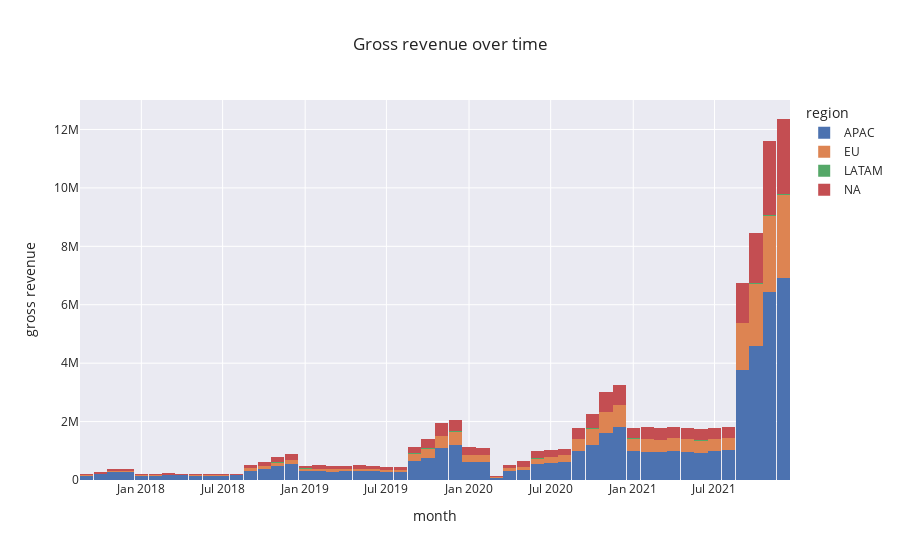

Notebook cell for this chart:
### Code cell
# revenue over time
fig = px.histogram(
    geo_data,
    x="date",
    y="gross_revenue",
    color="region",
    title='Gross revenue over time',
    template='seaborn',
    barmode='relative',
    category_orders={'region':region_order},
    nbins=geo_data.date.nunique()
)
fig.update_layout(
    xaxis_title="month", yaxis_title="gross revenue"
)
fig.show()

### Figure 1 — Plotly figure (JSON) as saved in the notebook; plotly's stock layout.template omitted (floating-point values rounded to 4 significant figures; data arrays with more than 128 entries replaced by an {"elided": "..."} marker saying what was removed)
{"data": [{"alignmentgroup": "True", "bingroup": "x", "histfunc": "sum", "hovertemplate": "region=APAC<br>date=%{x}<br>sum of gross_revenue=%{y}<extra></extra>", "legendgroup": "APAC", "marker": {"color": "rgb(76,114,176)", "pattern": {"shape": ""}}, "name": "APAC", "nbinsx": 52, "offsetgroup": "APAC", "orientation": "v", "showlegend": true, "type": "histogram", "x": {"elided": "448 str values"}, "xaxis": "x", "y": {"elided": "448 float values"}, "yaxis": "y"}, {"alignmentgroup": "True", "bingroup": "x", "histfunc": "sum", "hovertemplate": "region=EU<br>date=%{x}<br>sum of gross_revenue=%{y}<extra></extra>", "legendgroup": "EU", "marker": {"color": "rgb(221,132,82)", "pattern": {"shape": ""}}, "name": "EU", "nbinsx": 52, "offsetgroup": "EU", "orientation": "v", "showlegend": true, "type": "histogram", "x": {"elided": "440 str values"}, "xaxis": "x", "y": {"elided": "440 float values"}, "yaxis": "y"}, {"alignmentgroup": "True", "bingroup": "x", "histfunc": "sum", "hovertemplate": "region=LATAM<br>date=%{x}<br>sum of gross_revenue=%{y}<extra></extra>", "legendgroup": "LATAM", "marker": {"color": "rgb(85,168,104)", "pattern": {"shape": ""}}, "name": "LATAM", "nbinsx": 52, "offsetgroup": "LATAM", "orientation": "v", "showlegend": true, "type": "histogram", "x": {"elided": "137 str values"}, "xaxis": "x", "y": {"elided": "137 float values"}, "yaxis": "y"}, {"alignmentgroup": "True", "bingroup": "x", "histfunc": "sum", "hovertemplate": "region=NA<br>date=%{x}<br>sum of gross_revenue=%{y}<extra></extra>", "legendgroup": "NA", "marker": {"color": "rgb(196,78,82)", "pattern": {"shape": ""}}, "name": "NA", "nbinsx": 52, "offsetgroup": "NA", "orientation": "v", "showlegend": true, "type": "histogram", "x": ["2017-09-01T00:00:00", "2017-09-01T00:00:00", "2017-10-01T00:00:00", "2017-10-01T00:00:00", "2017-11-01T00:00:00", "2017-11-01T00:00:00", "2017-12-01T00:00:00", "2017-12-01T00:00:00", "2018-01-01T00:00:00", "2018-01-01T00:00:00", "2018-02-01T00:00:00", "2018-02-01T00:00:00", "2018-03-01T00:00:00", "2018-03-01T00:00:00", "2018-04-01T00:00:00", "2018-04-01T00:00:00", "2018-05-01T00:00:00", "2018-05-01T00:00:00", "2018-06-01T00:00:00", "2018-06-01T00:00:00", "2018-07-01T00:00:00", "2018-07-01T00:00:00", "2018-08-01T00:00:00", "2018-08-01T00:00:00", "2018-09-01T00:00:00", "2018-09-01T00:00:00", "2018-10-01T00:00:00", "2018-10-01T00:00:00", "2018-11-01T00:00:00", "2018-11-01T00:00:00", "2018-12-01T00:00:00", "2018-12-01T00:00:00", "2019-01-01T00:00:00", "2019-01-01T00:00:00", "2019-02-01T00:00:00", "2019-02-01T00:00:00", "2019-03-01T00:00:00", "2019-03-01T00:00:00", "2019-04-01T00:00:00", "2019-04-01T00:00:00", "2019-05-01T00:00:00", "2019-05-01T00:00:00", "2019-06-01T00:00:00", "2019-06-01T00:00:00", "2019-07-01T00:00:00", "2019-07-01T00:00:00", "2019-08-01T00:00:00", "2019-08-01T00:00:00", "2019-09-01T00:00:00", "2019-09-01T00:00:00", "2019-10-01T00:00:00", "2019-10-01T00:00:00", "2019-11-01T00:00:00", "2019-11-01T00:00:00", "2019-12-01T00:00:00", "2019-12-01T00:00:00", "2020-01-01T00:00:00", "2020-01-01T00:00:00", "2020-02-01T00:00:00", "2020-02-01T00:00:00", "2020-03-01T00:00:00", "2020-03-01T00:00:00", "2020-04-01T00:00:00", "2020-04-01T00:00:00", "2020-05-01T00:00:00", "2020-05-01T00:00:00", "2020-06-01T00:00:00", "2020-06-01T00:00:00", "2020-07-01T00:00:00", "2020-07-01T00:00:00", "2020-08-01T00:00:00", "2020-08-01T00:00:00", "2020-09-01T00:00:00", "2020-09-01T00:00:00", "2020-10-01T00:00:00", "2020-10-01T00:00:00", "2020-11-01T00:00:00", "2020-11-01T00:00:00", "2020-12-01T00:00:00", "2020-12-01T00:00:00", "2021-01-01T00:00:00", "2021-01-01T00:00:00", "2021-02-01T00:00:00", "2021-02-01T00:00:00", "2021-03-01T00:00:00", "2021-03-01T00:00:00", "2021-04-01T00:00:00", "2021-04-01T00:00:00", "2021-05-01T00:00:00", "2021-05-01T00:00:00", "2021-06-01T00:00:00", "2021-06-01T00:00:00", "2021-07-01T00:00:00", "2021-07-01T00:00:00", "2021-08-01T00:00:00", "2021-08-01T00:00:00", "2021-09-01T00:00:00", "2021-09-01T00:00:00", "2021-10-01T00:00:00", "2021-10-01T00:00:00", "2021-11-01T00:00:00", "2021-11-01T00:00:00", "2021-12-01T00:00:00", "2021-12-01T00:00:00"], "xaxis": "x", "y": [4101.0, 38130.0, 4332.0, 48140.0, 6435.0, 71290.0, 7087.0, 68830.0, 4029.0, 37500.0, 3595.0, 39130.0, 3895.0, 42850.0, 4562.0, 41850.0, 3836.0, 40440.0, 3606.0, 42640.0, 3479.0, 40100.0, 4094.0, 38590.0, 25040.0, 85790.0, 30270.0, 103100.0, 40410.0, 157100.0, 51510.0, 130000.0, 25660.0, 73700.0, 21160.0, 88820.0, 24460.0, 86070.0, 31550.0, 76050.0, 25230.0, 87070.0, 19290.0, 76760.0, 22870.0, 85810.0, 24250.0, 69490.0, 58860.0, 174500.0, 73440.0, 235500.0, 99790.0, 337600.0, 113100.0, 286100.0, 63760.0, 189300.0, 53690.0, 169600.0, 8861.0, 26460.0, 35060.0, 76400.0, 42240.0, 154000.0, 47970.0, 191200.0, 60020.0, 189100.0, 68550.0, 154200.0, 95700.0, 284700.0, 116400.0, 382500.0, 157400.0, 524900.0, 197300.0, 495800.0, 92590.0, 270000.0, 84340.0, 303800.0, 98410.0, 303500.0, 106800.0, 271800.0, 93100.0, 280000.0, 91250.0, 289600.0, 95210.0, 293800.0, 108700.0, 267200.0, 315300.0, 1047000.0, 432000.0, 1273000.0, 642600.0, 1873000.0, 696700.0, 1876000.0], "yaxis": "y"}], "layout": {"barmode": "relative", "legend": {"title": {"text": "region"}, "tracegroupgap": 0}, "title": {"text": "Gross revenue over time"}, "xaxis": {"anchor": "y", "domain": [0, 1], "title": {"text": "month"}}, "yaxis": {"anchor": "x", "domain": [0, 1], "title": {"text": "gross revenue"}}}}
